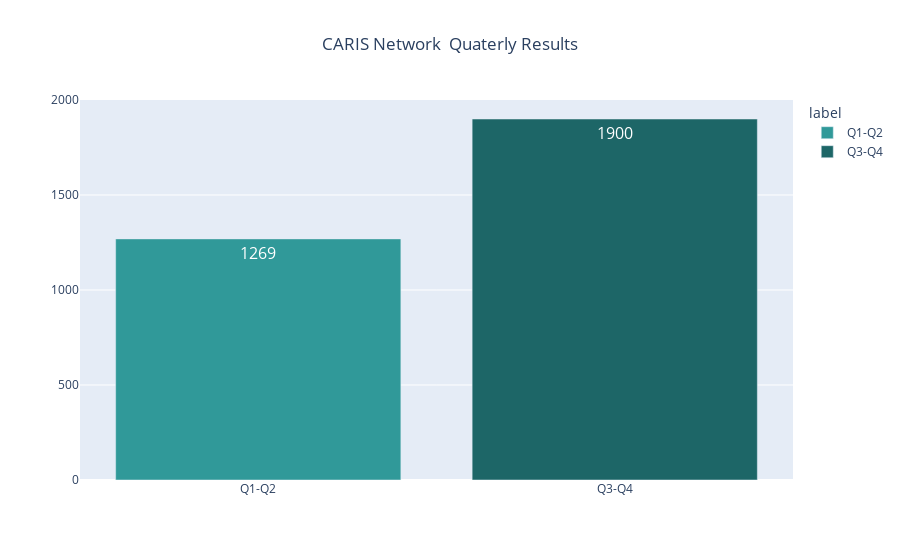

Notebook source saved alongside this figure:
### Code cell
fig = px.bar(
    stack_data5,
    x="supp",
    y="data",
    #text="data",
    text_auto=True,
    title="CARIS Network  Quaterly Results",
    color="label",
    labels={"supp":"","data":""},
    color_discrete_map={
        "Q1-Q2":"#309999",
        "Q3-Q4":"#1D6667",
    },
)
fig = fig.update_layout(title_x=0.5)
fig.update_traces(textfont_size=16)
fig.write_image("./rezo/CARIS_NETWORK_Quaterly.png")

### Figure 1 — Plotly figure (JSON) as saved in the notebook; plotly's stock layout.template omitted (floating-point values rounded to 4 significant figures)
{"data": [{"alignmentgroup": "True", "hovertemplate": "label=Q1-Q2<br>=%{y}<extra></extra>", "legendgroup": "Q1-Q2", "marker": {"color": "#309999", "pattern": {"shape": ""}}, "name": "Q1-Q2", "offsetgroup": "Q1-Q2", "orientation": "v", "showlegend": true, "textfont": {"size": 16}, "textposition": "auto", "texttemplate": "%{y}", "type": "bar", "x": ["Q1-Q2"], "xaxis": "x", "y": [1269], "yaxis": "y"}, {"alignmentgroup": "True", "hovertemplate": "label=Q3-Q4<br>=%{y}<extra></extra>", "legendgroup": "Q3-Q4", "marker": {"color": "#1D6667", "pattern": {"shape": ""}}, "name": "Q3-Q4", "offsetgroup": "Q3-Q4", "orientation": "v", "showlegend": true, "textfont": {"size": 16}, "textposition": "auto", "texttemplate": "%{y}", "type": "bar", "x": ["Q3-Q4"], "xaxis": "x", "y": [1900], "yaxis": "y"}], "layout": {"barmode": "relative", "legend": {"title": {"text": "label"}, "tracegroupgap": 0}, "title": {"text": "CARIS Network  Quaterly Results", "x": 0.5}, "xaxis": {"anchor": "y", "domain": [0, 1], "title": {"text": ""}}, "yaxis": {"anchor": "x", "domain": [0, 1], "title": {"text": ""}}}}
